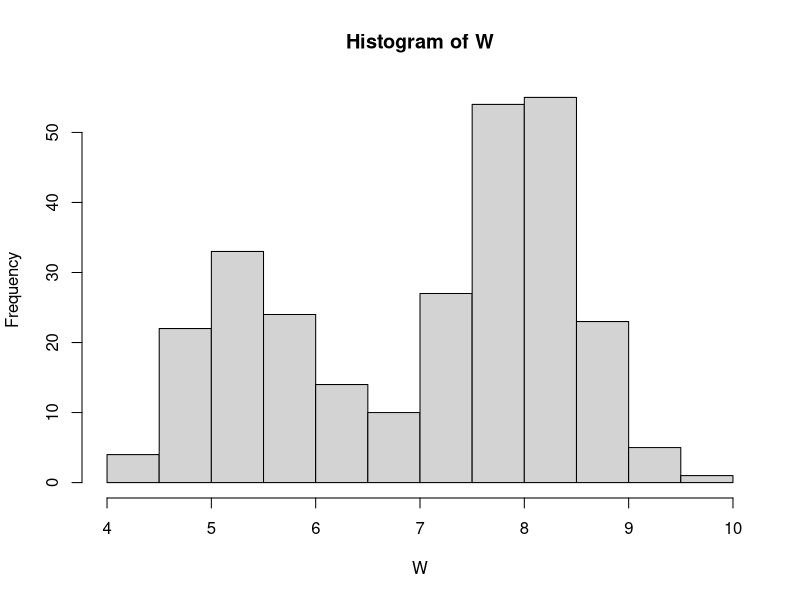
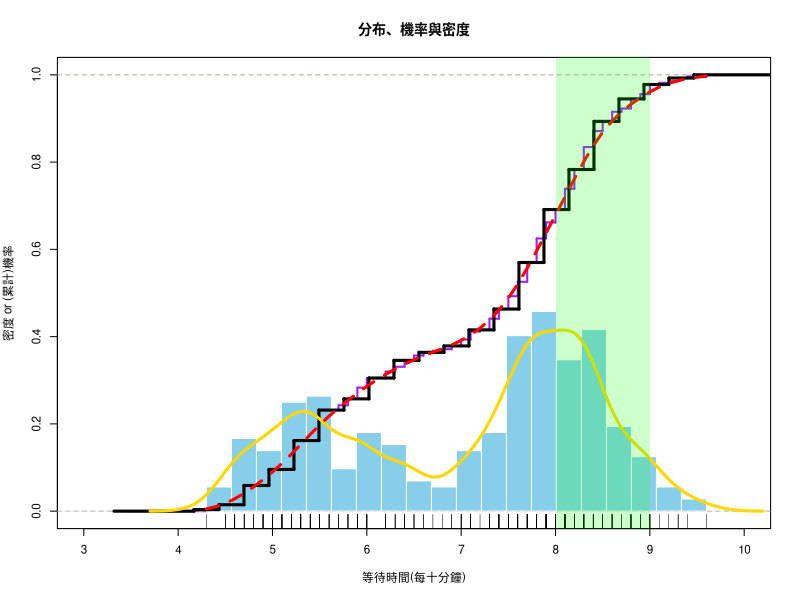
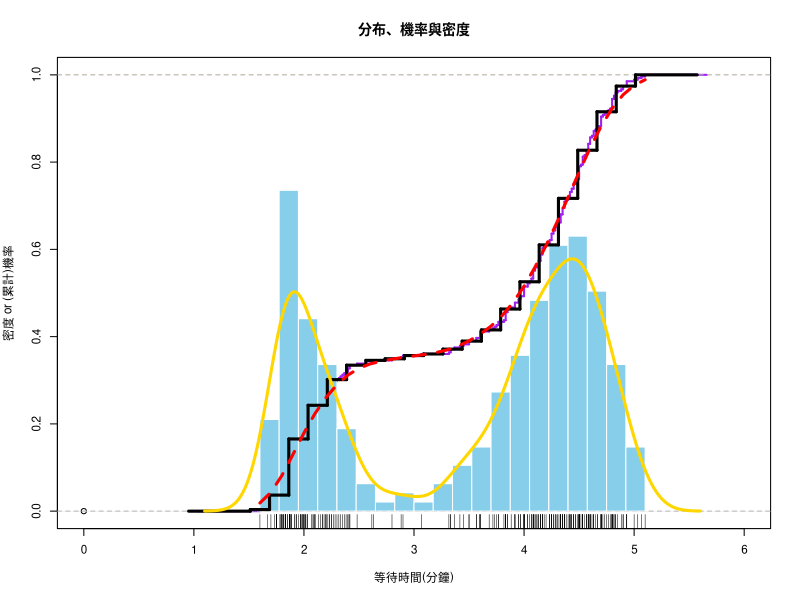
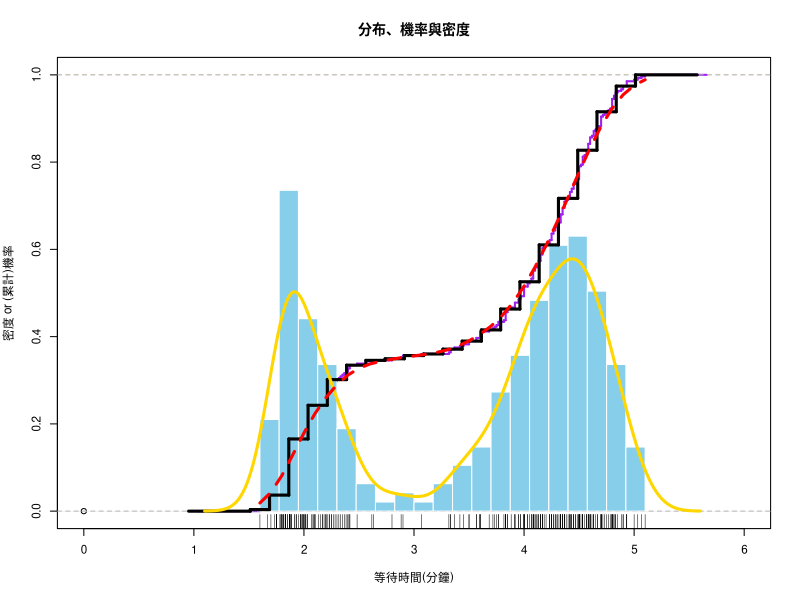

These figures' R source, in order:
## ---- chunk 1
knitr::opts_chunk$set(echo = TRUE)
## ---- chunk 2
head(faithful)
faithful$newwaiting <- (faithful$waiting)/10
W = faithful$newwaiting  # copy to a short name

summary(W)
hist(W)

## ---- chunk 3
#1. 因為隨機試驗多且複雜，可以用隨機變數進行數學分析
#2. 計算其分配，求期望值、變異數等，可進行迴歸分析或是其他分析
#3. 可以，計算其面積即可估計
#4. 可以，複雜的事情簡化、；數值標記不能，只能了解哪個時間點發生過
#5. 平滑模型，將噴發時間點連成平滑曲線，即為形容老忠實的模型
#6. 若論預測，直方圖會比較準，因為可以當模型看出其趨勢，我們定義「準」為預測時間，數值標記表示一個時間點，看現在較為精確，預測會不準
## ---- chunk 4
#1. 16欄，平滑模型約接近平滑
#2. 0.6，配上欄數16最平滑
#3. 調高欄寬即欄數減少，與調高頻寬都會讓模型越簡單
#4. 模型越複雜跟資料會約接近，但會過於偏頗，無法進行預測
#5. 就描述樣本資料來說很準；但拿來預估母體會失真
## ---- chunk 5
# Frame
par(cex=0.7) #調整字體大小
plot(0,0,xlim=c(3,10),ylim=c(0,1),xlab="等待時間(每十分鐘)", 
     ylab="密度 or (累計)機率", main="分布、機率與密度")
abline(h=1, col='orange', lwd=0.25, lty=2)

# Empirical PDF
rug(W)
# Empirical CDF
#最初始會直接ecdf(W)
plot(ecdf(W), cex=0, verticals=T, lwd=2, col='purple', add=T) #W的CDF
#add決定要不要重畫，T就直接疊在圖上

# Histogram PDF
Bins = 20                            # no. bins 要多少欄位
bx = seq(min(W), max(W), length=Bins+1) # break sequence 均勻切成20份
hist(W, col="skyblue", border="white", 
     freq=F, breaks=bx, add=T)
abline(h=0, col='lightgray', lwd=0.25)

# Histogram CDF
adj = (bx[2] - bx[1])/2
steps = stepfun(bx-adj, c(0, sapply(bx, function(b) mean(W <= b))))
plot(steps, cex=0, col='Black', lwd=3, lty=1, add=T) #W化成直方圖後的CDF

# Smooth PDF
Adjust = 0.5    # bandwidth adjustment
DEN = density(W, adjust = Adjust)  #將變數向量轉為平滑線
lines(DEN, col='gold', lwd=3)

# Smooth CDF
PDF = approxfun(DEN$x, DEN$y, yleft=0, yright=0)
x = seq(min(W),max(W),0.1)
y = sapply(x, function(i) integrate(PDF, -Inf, i)$value)
lines(x, y, col='red', lwd=3, lty=2) 

# Mark Range
x1 = 8; x2 = 9
rect(x1,-0.1,x2,1.2,col= rgb(0,1,0,alpha=0.2),border=NA)
# x = seq(x1, x2, length=100)
# polygon(c(x, x2, x1),  c(PDF(x), 0, 0), col="#FF99003F", border=NA)
# Calculate Probability
(integrate(PDF, x1, x2)$value)
## ---- chunk 6
#4. Adjust=1的情況下機率為 0.269
#5. Adjust=0.5的情況下機率為0.283
#6. 不一定，能夠預測的模型才是好模型，而不是越貼近樣本
## ---- chunk 7
head(faithful)

E=faithful$eruptions

# Frame
par(cex=0.7) #調整字體大小
plot(0,0,xlim=c(0,6),ylim=c(0,1),xlab="等待時間(分鐘)", 
     ylab="密度 or (累計)機率", main="分布、機率與密度")
abline(h=1, col='orange', lwd=0.25, lty=2)

# Empirical PDF
rug(E)
# Empirical CDF
#最初始會直接ecdf(D)
plot(ecdf(E), cex=0, verticals=T, lwd=2, col='purple', add=T) 
#add決定要不要重畫，T就直接疊在圖上

# Histogram PDF
Bins = 20                            # no. bins 要多少欄位
bx = seq(min(E), max(E), length=Bins+1) # break sequence 均勻切成20份
hist(E, col="skyblue", border="white", 
     freq=F, breaks=bx, add=T)
abline(h=0, col='lightgray', lwd=0.25)

# Histogram CDF
adj = (bx[2] - bx[1])/2
steps = stepfun(bx-adj, c(0, sapply(bx, function(b) mean(E <= b))))
plot(steps, cex=0, col='Black', lwd=3, lty=1, add=T)

# Smooth PDF
Adjust = 0.5    # bandwidth adjustment
DEN = density(E, adjust = Adjust)  #將變數向量轉為平滑線
lines(DEN, col='gold', lwd=3)

# Smooth CDF
PDF = approxfun(DEN$x, DEN$y, yleft=0, yright=0)
x = seq(min(E),max(E),0.1)
y = sapply(x, function(i) integrate(PDF, -Inf, i)$value)
lines(x, y, col='red', lwd=3, lty=2) 

# Every Range probability
i1=seq(1,5,by=0.1)
i2=seq(2,6,by=0.1)
p1=data.frame(i1,i2)
for(i in 1:41){
  p1[i,3]=integrate(PDF,i1[i],i2[i])$value
}

p1[which(p1$V3==max(p1$V3)),]
100*0.477-30


## ---- chunk 8
#1. 要參加
#2. 3.9~4.9之區間
#3. 平均獲利17.7元
## ---- chunk 9
i3=seq(1,6-1/6,by=1/6)
i4=seq(1+1/6,6,by=1/6)
p2=data.frame(i3,i4)
for(i in 1:30){
  p2[i,3]=integrate(PDF,i3[i],i4[i])$value
}
head(p2[order(p2$V3,decreasing = T),],6)

#下注在 4.33分~4.5分、4.5分~4.67分、4.17分~4.33分、4.0分~4.17分、2.0分~2.17分
## ---- chunk 10
Adjust=0.5
DEN=density(E,adjust=Adjust)
PDF=approxfun(DEN$x,DEN$y,yleft=0,yright=0)
seq.time=seq(0,6,1/6)
ans=sapply(seq.time,function(x){
  pro=integrate(PDF,x,(x+1/6))$value
  (-5)*(1-pro)+95*pro
})
tail(sort(ans))

#賭金5元，平均獲利為4.577元
#賭金10元，平均獲利為8.515元
#賭金15元，平均獲利為12.447元
#賭金20元，平均獲利為15.673元
#賭金25元，平均獲利為18.327元
#賭金30元，平均獲利為20.294元
## ---- chunk 11
#4. Adjust=1的情況下機率為 0.269
#5. Adjust=0.5的情況下機率為0.283
#6. 不一定，能夠預測的模型才是好模型，而不是越貼近樣本
## ---- chunk 12
head(faithful)

E=faithful$eruptions

# Frame
par(cex=0.7) #調整字體大小
plot(0,0,xlim=c(0,6),ylim=c(0,1),xlab="等待時間(分鐘)", 
     ylab="密度 or (累計)機率", main="分布、機率與密度")
abline(h=1, col='orange', lwd=0.25, lty=2)

# Empirical PDF
rug(E)
# Empirical CDF
#最初始會直接ecdf(D)
plot(ecdf(E), cex=0, verticals=T, lwd=2, col='purple', add=T) 
#add決定要不要重畫，T就直接疊在圖上

# Histogram PDF
Bins = 20                            # no. bins 要多少欄位
bx = seq(min(E), max(E), length=Bins+1) # break sequence 均勻切成20份
hist(E, col="skyblue", border="white", 
     freq=F, breaks=bx, add=T)
abline(h=0, col='lightgray', lwd=0.25)

# Histogram CDF
adj = (bx[2] - bx[1])/2
steps = stepfun(bx-adj, c(0, sapply(bx, function(b) mean(E <= b))))
plot(steps, cex=0, col='Black', lwd=3, lty=1, add=T)

# Smooth PDF
Adjust = 0.5    # bandwidth adjustment
DEN = density(E, adjust = Adjust)  #將變數向量轉為平滑線
lines(DEN, col='gold', lwd=3)

# Smooth CDF
PDF = approxfun(DEN$x, DEN$y, yleft=0, yright=0)
x = seq(min(E),max(E),0.1)
y = sapply(x, function(i) integrate(PDF, -Inf, i)$value)
lines(x, y, col='red', lwd=3, lty=2) 

# Every Range probability
i1=seq(1,5,by=0.1)
i2=seq(2,6,by=0.1)
p1=data.frame(i1,i2)
for(i in 1:41){
  p1[i,3]=integrate(PDF,i1[i],i2[i])$value
}

p1[which(p1$V3==max(p1$V3)),]
100*0.477-30


## ---- chunk 13
#1. 要參加
#2. 3.9~4.9之區間
#3. 平均獲利17.7元
## ---- chunk 14
i3=seq(1,6-1/6,by=1/6)
i4=seq(1+1/6,6,by=1/6)
p2=data.frame(i3,i4)
for(i in 1:30){
  p2[i,3]=integrate(PDF,i3[i],i4[i])$value
}
head(p2[order(p2$V3,decreasing = T),],6)

#下注在 4.33分~4.5分、4.5分~4.67分、4.17分~4.33分、4.0分~4.17分、2.0分~2.17分
## ---- chunk 15
Adjust=0.5
DEN=density(E,adjust=Adjust)
PDF=approxfun(DEN$x,DEN$y,yleft=0,yright=0)
seq.time=seq(0,6,1/6)
ans=sapply(seq.time,function(x){
  pro=integrate(PDF,x,(x+1/6))$value
  (-5)*(1-pro)+95*pro
})
tail(sort(ans))

#賭金5元，平均獲利為4.577元
#賭金10元，平均獲利為8.515元
#賭金15元，平均獲利為12.447元
#賭金20元，平均獲利為15.673元
#賭金25元，平均獲利為18.327元
#賭金30元，平均獲利為20.294元
